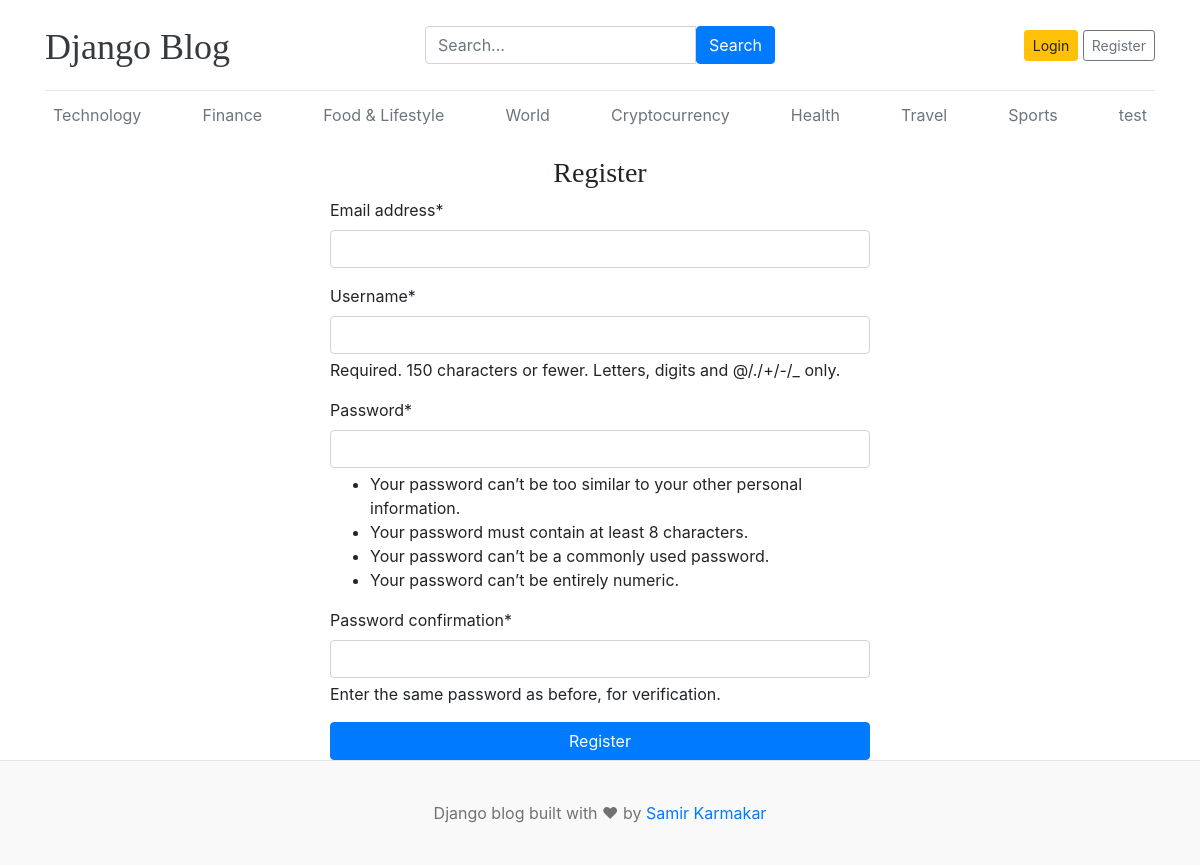
Screenshot of /register/ with the database file from the repository.
### blogs/models.py (models this page shows, shortened)
class Category(models.Model):
  category_name = models.CharField(max_length=100, unique=True)
  category_slug = models.SlugField(max_length=100, unique=True)
  created_at = models.DateTimeField(auto_now_add=True)
  updated_at = models.DateTimeField(auto_now=True)
  class Meta:
    verbose_name = 'Category'
    verbose_name_plural = 'Categories'

### blog_main/views.py (the view)
# urls.py: path('register/', views.register, name='register'),
def register(request):
  if request.method == 'POST':
    form = RegistrationForm(request.POST)
    if form.is_valid():
      user = form.save()
      try:
        default_group = Group.objects.get(name='Editor')
        default_group.user_set.add(user)
      except Group.DoesNotExist:
        pass
      messages.success(request, 'Registration successful. Please login to continue.')
      return redirect('register')
  else:
    form = RegistrationForm()
  context = {
    'form': form
  }
  return render(request, 'register.html', context)

### blog_main/forms.py (shortened to what this page needs)
class RegistrationForm(UserCreationForm):
  class Meta:
    model = User
    fields = ['email', 'username', 'password1', 'password2']
  def __init__(self, *args, **kwargs):
    super(RegistrationForm, self).__init__(*args, **kwargs)
    self.fields['email'].required = True

### assignment/context_processors.py (called while the page is built)
def get_social_links(request):
  social_links = SocialLinks.objects.all()
  return dict(social_links=social_links)

### blogs/context_processors.py (called while the page is built)
def get_categories(request):
  categories = Category.objects.all()
  return dict(categories=categories)

### templates/register.html (shortened to what this page needs)
{% extends 'base.html' %}
{% block content %}
{% load crispy_forms_tags %}
<div class="row">
  <div class="col-md-6 offset-md-3">
    <h3 class="text-center">Register</h3>
    <form action="{% url 'register' %}" method="post">
      {{ form | crispy }}
      <button type="submit" class="btn btn-primary btn-block">Register</button>
    </form>
  </div>
</div>
{% endblock %}

### templates/base.html (shortened to what this page needs)
{% load static %}
<!doctype html>
<html lang="en">
  <head>
    <link
      href="https://getbootstrap.com/docs/4.0/dist/css/bootstrap.min.css"
      rel="stylesheet"
    />
    <link href="{% static 'css/blog.css' %}" rel="stylesheet" />
    <link rel="stylesheet" href="https://cdnjs.cloudflare.com/ajax/libs/font-awesome/6.0.0/css/all.min.css" />
  </head>
  <body>
    <div class="container">
      <header class="blog-header py-3">
        <div class="row flex-nowrap justify-content-between align-items-center">
          <div class="col-4 pt-1">
            <a class="blog-header-logo text-dark" href="{% url 'home' %}"
              >Django Blog</a
            >
          </div>
          <div class="col-4">
            <form action="{% url 'search' %}" method="GET">
              <div class="input-group">
                <input
                  class="form-control"
                  type="search"
                  name="keyword"
                  placeholder="Search..."
                  aria-label="Search..."
                  aria-describedby="button-search"
                />
                <button
                  type="submit"
                  class="btn btn-primary"
                  id="button-search"
                  type="button"
                >
                  Search
                </button>
              </div>
            </form>
          </div>
          <div class="col-4 d-flex justify-content-end align-items-center">
            {% if not user.is_authenticated %}
            <a class="btn btn-sm btn-warning" href="{% url 'login' %}">Login</a>
            <a
              class="btn btn-sm btn-outline-secondary"
              href="{% url 'register' %}"
              >Register</a
            >
            {% endif %}
          </div>
        </div>
      </header>
      <div class="nav-scroller py-1 mb-2">
        <nav class="nav d-flex justify-content-between">
          {% for cat in categories %}
          <a
            class="p-2 text-muted"
            href="{% url 'post_by_category' cat.category_slug %}"
            >{{ cat.category_name }}</a
          >
          {% endfor %}
        </nav>
      </div>
      <div class="row mt-3">
        <div class="col-md-12">
        </div>
      </div>
      {% block content %} {% endblock %}
    </div>
    <footer class="blog-footer">
      <p>Django blog built with &#10084; by <a href="#">Samir Karmakar</a></p>
    </footer>
  </body>
</html>

### blog_main/static/css/blog.css (style rules this page uses)
.blog-header { border-bottom: 1px solid #e5e5e5; }
.blog-header-logo { font-family: "Playfair Display", Georgia, "Times New Roman", serif; font-size: 2.25rem; }
h1, h2, h3, h4, h5, h6 { font-family: "Playfair Display", Georgia, "Times New Roman", serif; }
.blog-footer { padding: 2.5rem 0; color: #727272; text-align: center; background-color: #f9f9f9; border-top: .05rem solid #e5e5e5; }
.blog-footer p:last-child { margin-bottom: 0; }

### rows the page displays
Category: category_name "Technology"
Category: category_name "Finance"
Category: category_name "Food & Lifestyle"
Category: category_name "World"
Category: category_name "Cryptocurrency"
Category: category_name "Health"
Category: category_name "Travel"
Category: category_name "Sports"
Category: category_name "test"
